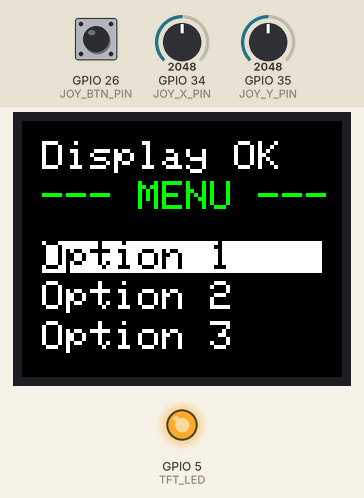
Simulated run of this sketch. Board: ESP32. Shown: 160×128 colour display, output pins drawn as LEDs (lit = HIGH). Inputs (shaded band) come from the test bench; at power-on: GPIO 26 (JOY_BTN_PIN) HIGH, GPIO 35 (JOY_Y_PIN) = 2048, GPIO 34 (JOY_X_PIN) = 2048. Storage starts empty; pins used as bus, display or sensor lines are not drawn; what the sketch prints to the serial monitor is not drawn.

Above: at 3.4 s.
3.5 s: GPIO 26 (JOY_BTN_PIN) pulled LOW for 0.15 s
At 6.0 s:
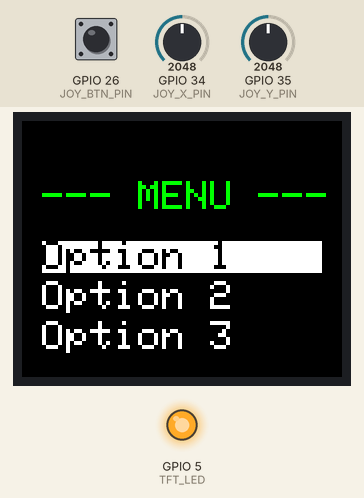
6.3 s: GPIO 35 (JOY_Y_PIN) set to 2589
7.8 s: GPIO 35 (JOY_Y_PIN) set to 2675
At 8.7 s:
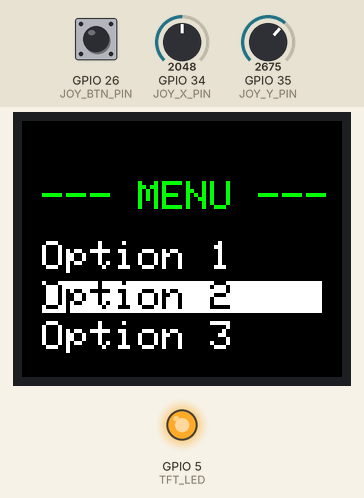
9.3 s: GPIO 26 (JOY_BTN_PIN) pulled LOW for 1 s
At 10.3 s:
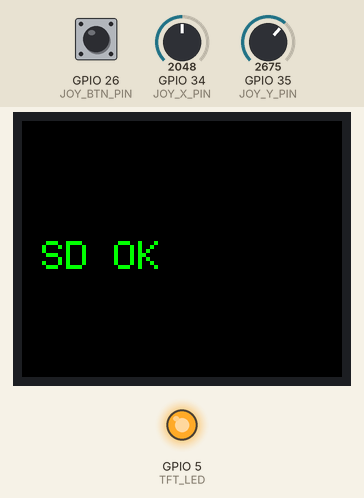
12.1 s: GPIO 35 (JOY_Y_PIN) set to 1518
13.6 s: GPIO 35 (JOY_Y_PIN) set to 1380
At 14.2 s:
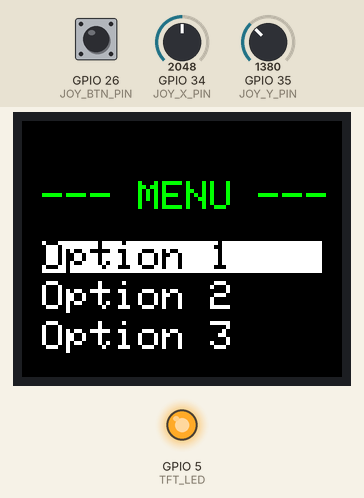
Timing chart, 0 to 16.1 s (numbered marks = the images above; inputs shaded):
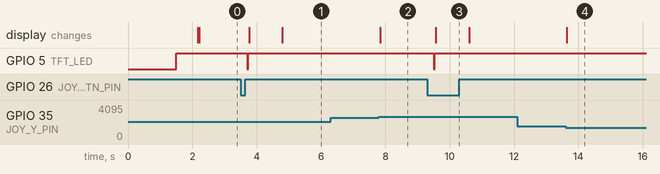

Measured:
- the behaviour switches between 2649 and 2650 on GPIO 35 (JOY_Y_PIN) (found by bisection; images 1 and 2)
- the behaviour switches between 1448 and 1447 on GPIO 35 (JOY_Y_PIN) (found by bisection; images 3 and 4)
- after the input at 3.5 s, GPIO 5 (TFT_LED): HIGH → LOW after 0.20 s, → HIGH 0.03 s later; the display: first changes after 0.26 s (image 1 shows a later state)
- after the input at 6.3 s, every drawn part: stays the same
- after the input at 7.8 s, the display: changes at once (image 2)
- after the input at 9.3 s, GPIO 5 (TFT_LED): HIGH → LOW after 0.20 s, → HIGH 0.03 s later; the display: changes after 0.26 s (image 3)
- after the input at 12.1 s, every drawn part: stays the same
- after the input at 13.6 s, the display: changes at once (image 4)

The sketch:

TestSPI.ino
```cpp
#include <SPI.h>
#include <Adafruit_GFX.h>
#include <Adafruit_ST7735.h>
#include <SD.h>

// Pinos do display
#define TFT_CS  15
#define TFT_DC  4
#define TFT_RST 2
#define TFT_LED 5

// Pinos do SD (VSPI)
#define SD_SCK  18
#define SD_MISO 19
#define SD_MOSI 23
#define SD_CS   5
#define SD_FILE "/test.txt"

// Pinos do joystick
#define JOY_X_PIN 34
#define JOY_Y_PIN 35
#define JOY_BTN_PIN 26

// Menu
enum MenuState { MENU_MAIN };
int selectedOption = 0;
Adafruit_ST7735 tft = Adafruit_ST7735(TFT_CS, TFT_DC, TFT_RST);

struct JoystickState {
  bool left = false;
  bool right = false;
  bool up = false;
  bool down = false;
  bool click = false;
};

JoystickState readJoystick() {
  const int deadZone = 600;
  const int center = 2048;
  static int prevX = center, prevY = center;
  const float alpha = 0.7;

  int rawX = analogRead(JOY_X_PIN);
  int rawY = analogRead(JOY_Y_PIN);
  bool btn = digitalRead(JOY_BTN_PIN) == LOW;

  int x = alpha * rawX + (1 - alpha) * prevX;
  int y = alpha * rawY + (1 - alpha) * prevY;
  prevX = x;
  prevY = y;

  JoystickState js;
  if (x < center - deadZone) js.left = true;
  if (x > center + deadZone) js.right = true;
  if (y < center - deadZone) js.up = true;
  if (y > center + deadZone) js.down = true;
  js.click = btn;
  return js;
}

bool beginDisplayOperation() {
  digitalWrite(SD_CS, HIGH);
  digitalWrite(TFT_CS, HIGH);
  SPI.begin(SD_SCK, SD_MISO, SD_MOSI, TFT_CS);
  SPI.setFrequency(1000000);
  delay(10);
  digitalWrite(TFT_CS, LOW);
  return true;
}

void endDisplayOperation() {
  digitalWrite(TFT_CS, HIGH);
  SPI.end();
}

void drawMenu() {
  if (!beginDisplayOperation()) return;
  Serial.println("Before fillRect");
  tft.fillRect(0, 60, 160, 128, ST77XX_BLACK);
  Serial.println("After fillRect");
  tft.setTextSize(2);
  tft.setTextColor(ST77XX_GREEN);
  tft.setCursor(10, 30);
  tft.print("--- MENU ---");
  const char* options[] = { "Option 1", "Option 2", "Option 3" };
  const int count = sizeof(options) / sizeof(options[0]);
  for (int i = 0; i < count; i++) {
    tft.fillRect(10, 60 + i * 20, 140, 16, i == selectedOption ? ST77XX_WHITE : ST77XX_BLACK);
    tft.setTextColor(i == selectedOption ? ST77XX_BLACK : ST77XX_WHITE, i == selectedOption ? ST77XX_WHITE : ST77XX_BLACK);
    tft.setCursor(10, 60 + i * 20);
    tft.print(options[i]);
  }
  Serial.println("Menu drawn successfully");
  endDisplayOperation();
}

void writeToSD() {
  digitalWrite(TFT_CS, HIGH);
  digitalWrite(SD_CS, HIGH);
  SPI.begin(SD_SCK, SD_MISO, SD_MOSI, SD_CS);
  SPI.setFrequency(1000000);
  delay(200);
  digitalWrite(SD_CS, LOW);
  Serial.println("Initializing SD...");
  if (!SD.begin(SD_CS)) {
    Serial.println("ERROR init SD!");
    if (beginDisplayOperation()) {
      tft.fillScreen(ST77XX_BLACK);
      tft.setTextColor(ST77XX_RED);
      tft.setTextSize(2);
      tft.setCursor(10, 60);
      tft.print("SD ERROR");
      endDisplayOperation();
    }
    digitalWrite(SD_CS, HIGH);
    SPI.end();
    return;
  }
  Serial.println("SD initialized successfully");
  File file = SD.open(SD_FILE, FILE_APPEND);
  if (!file) {
    Serial.println("ERROR: file didn't open!");
    if (beginDisplayOperation()) {
      tft.fillScreen(ST77XX_BLACK);
      tft.setTextColor(ST77XX_RED);
      tft.setTextSize(2);
      tft.setCursor(10, 60);
      tft.print("FILE ERROR");
      endDisplayOperation();
    }
    digitalWrite(SD_CS, HIGH);
    SPI.end();
    return;
  }
  file.println("Test write: " + String(millis()));
  file.close();
  Serial.println("Data written to SD");
  if (beginDisplayOperation()) {
    tft.fillScreen(ST77XX_BLACK);
    tft.setTextColor(ST77XX_GREEN);
    tft.setTextSize(2);
    tft.setCursor(10, 60);
    tft.print("SD OK");
    endDisplayOperation();
  }
  digitalWrite(SD_CS, HIGH);
  SPI.end();
}

void setup() {
  Serial.begin(115200);
  delay(1500);
  pinMode(TFT_CS, OUTPUT);
  pinMode(TFT_DC, OUTPUT);
  pinMode(TFT_RST, OUTPUT);
  pinMode(TFT_LED, OUTPUT);
  pinMode(SD_CS, OUTPUT);
  pinMode(JOY_X_PIN, INPUT);
  pinMode(JOY_Y_PIN, INPUT);
  pinMode(JOY_BTN_PIN, INPUT_PULLUP);
  digitalWrite(TFT_CS, HIGH);
  digitalWrite(SD_CS, HIGH);
  digitalWrite(TFT_LED, HIGH);
  delay(500);
  digitalWrite(TFT_CS, LOW);
  SPI.begin(SD_SCK, SD_MISO, SD_MOSI, TFT_CS);
  SPI.setFrequency(1000000);
  Serial.println("Initializing display...");
  tft.initR(INITR_BLACKTAB);
  tft.setRotation(1);
  tft.fillScreen(ST77XX_BLACK);
  tft.setTextColor(ST77XX_WHITE);
  tft.setTextSize(2);
  tft.setCursor(10, 10);
  tft.print("Display OK");
  Serial.println("Display initialized successfully");
  digitalWrite(TFT_CS, HIGH);
  SPI.end();
  drawMenu();
}

void loop() {
  static JoystickState prevJs;
  static unsigned long lastNavTime = 0;
  const unsigned long NAV_DEBOUNCE = 200;
  JoystickState js = readJoystick();
  unsigned long now = millis();
  if (now - lastNavTime > NAV_DEBOUNCE) {
    if (js.up && !prevJs.up) {
      selectedOption = (selectedOption + 2) % 3;
      drawMenu();
      lastNavTime = now;
    } else if (js.down && !prevJs.down) {
      selectedOption = (selectedOption + 1) % 3;
      drawMenu();
      lastNavTime = now;
    } else if (js.click && !prevJs.click) {
      writeToSD();
      delay(1000); // Mostrar mensagem no display
      drawMenu();
      lastNavTime = now;
    }
  }
  prevJs = js;
}
```
